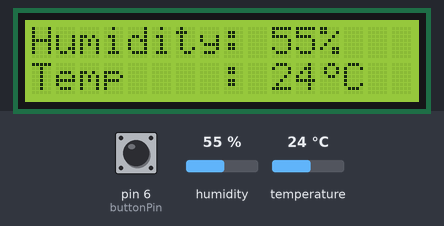
This sketch was run on a simulated Arduino Uno, built with avr-gcc and run on an emulated ATmega328P. Parts: 16×2 character LCD. The inputs (shaded band) are chosen by the test bench; at power-on: pin 6 (buttonPin) LOW, humidity 55 %, temperature 24 °C. What the sketch prints to the serial monitor is not drawn.

Above: at 10.3 s.
10.4 s: pin 6 (buttonPin) pulled HIGH for 1 s
At 12.4 s:
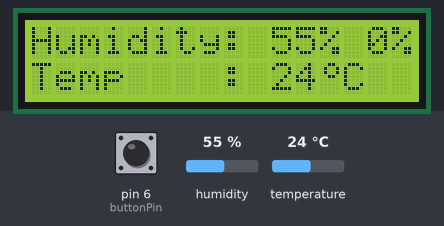
12.9 s: humidity set to 22 %
At 14.3 s:
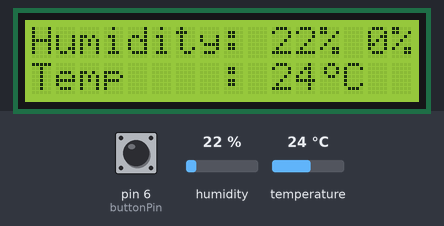
14.8 s: temperature set to 12 °C
At 16.2 s:
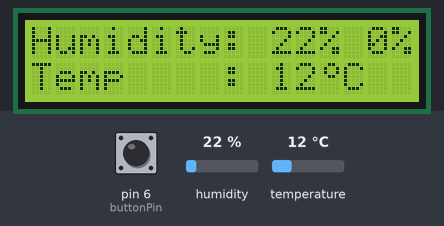
16.9 s: pin 6 (buttonPin) pulled HIGH for 0.25 s
At 18.3 s:
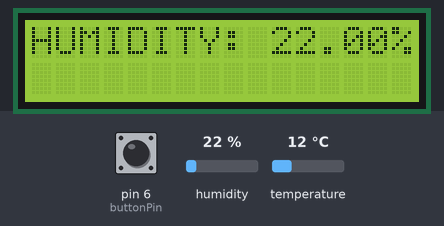
18.6 s: humidity set to 40 %
At 19.9 s:
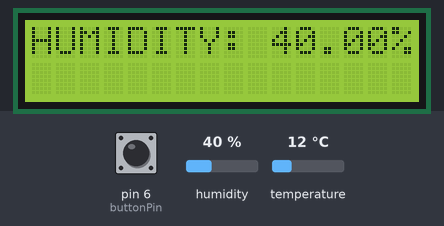
21.0 s: pin 6 (buttonPin) pulled HIGH for 0.25 s
At 21.9 s:
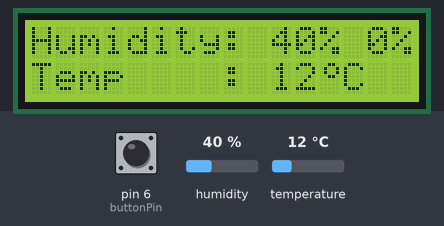

The sketch:

main.ino
```cpp
#include <DHT.h>
#include <LiquidCrystal_I2C.h>

#define DHTPIN 7      // Define the pin to which the DHT11 is connected
#define DHTTYPE DHT11  // DHT 11
DHT dht(DHTPIN, DHTTYPE);  // Initialize DHT sensor

LiquidCrystal_I2C lcd(0x27, 16, 2);

// Define the button pin
const int buttonPin = 6;

// Define state variable to track the current function
int currentState = 0;

// celcius icon
byte degreeC[8] = {
  B00110,
  B01001,
  B01001,
  B00110,
  B00000,
  B00000,
  B00000,
  B00000
};

void setup() {
  Serial.begin(9600);
  dht.begin();
  lcd.begin();
  lcd.createChar(1, degreeC);
  lcd.backlight();

//Welcome
  lcd.setCursor(4, 0);
    lcd.print("WELCOME!");
    lcd.setCursor(2, 1);
    //lcd.print("------------");
    //delay(2000);
    for (int i = 0; i < 16; i++) {
    lcd.setCursor(i, 1);
    lcd.print("-");
    delay(100);
  }
  delay(500);
  for (int i = 0; i < 16; i++) {
    lcd.setCursor(i, 1);
    lcd.write(byte(32));

    delay(100);
  }

//Team Robo Yogies
    lcd.clear();
    lcd.setCursor(4, 0);
    lcd.print("by team");
    lcd.setCursor(2, 1);
    lcd.print("Robo Yogies");
    delay(2000);
   // lcd.clear();
    //delay(50);

//Transition animation
  for (int i = 0; i < 16; i++) {
    lcd.setCursor(i, 0);
    lcd.write(byte(255));
    lcd.setCursor(i, 1);
    lcd.write(byte(255));
    delay(100);
  }
  for (int i = 0; i < 16; i++) {
    lcd.setCursor(i, 0);
    lcd.write(byte(32));
    lcd.setCursor(i, 1);
    lcd.write(byte(32));

    delay(100);
  }
  // Set up the button pin as INPUT
  pinMode(buttonPin, INPUT);
}


void loop()
{


  // Read the state of the button
  int buttonState = digitalRead(buttonPin);
  // Check button press and update state
  if (buttonState == HIGH) {
    delay(50); // Debounce delay
    currentState = (currentState + 1) % 3;// Cycle between 0, 1, and 2
  }

  // Execute the appropriate function based on the current state
  switch (currentState) {
    case 0:
      displayTempHum();
      break;
    case 1:
      displayTemp();
      break;
    case 2:
      displayHum();
      break;
  }
}


void displayTempHum() {

// Reading humidity and temperature values
  int hum = dht.readHumidity();
  int temp = dht.readTemperature();
  int t = temp;
  int h = hum;

  // Check if the readings are valid
  if (!isnan(hum) && !isnan(temp)) {
    // Display humidity and temperature on the LCD
    //lcd.clear();
    lcd.setCursor(0, 0);
    lcd.print("Humidity: ");
    lcd.print(hum);
    lcd.print("% ");

    lcd.setCursor(0, 1);
    lcd.print("Temp    : ");
    lcd.print(temp);
    lcd.write(1);
    lcd.print("C");

    // Print values to the Serial Monitor
    Serial.print("Humidity: ");
    Serial.print(hum);
    Serial.print("%, Temperature: ");
    Serial.print(temp);
    Serial.println("C");
     delay(200);

  }
        else {
        Serial.println("Failed to read from DHT11 sensor!");
        lcd.setCursor(5,1);
        lcd.print("sensor");
        lcd.setCursor(2,1);
        lcd.print("not detected");
        delay(10000);
       }
       if (hum =! h){
        lcd.clear();
        h = hum;
       }
       if (hum = 0){
        lcd.setCursor(5,1);
        lcd.print("sensor");
        lcd.setCursor(2,1);
        lcd.print("not detected");
        delay(10000);
       }
}


void displayTemp() {
  float temp = dht.readTemperature();
  float t=temp;
  lcd.setCursor(0, 0);
  lcd.print("TEMP  :");
  lcd.print(temp);
  lcd.write(1);
  lcd.print("C    ");
  lcd.setCursor(0, 1);
  lcd.print("                ");
  delay(10);

       if (temp =! t){
        lcd.clear();
        t = temp;
       }
}


void displayHum() {
  float hum = dht.readHumidity();
  float h=hum;
  lcd.setCursor(0, 0);
  lcd.print("HUMIDITY: ");
  lcd.print(hum);
  lcd.print("% ");
  lcd.setCursor(0, 1);
  lcd.print("                ");
  delay(10);

       if (hum =! h){
        lcd.clear();
        h = hum;
       }
}
```

Measured:
- after the input at 10.4 s, the display: first changes after 0.25 s (image 1 shows a later state)
- after the input at 12.9 s, the display: changes after 0.49 s (image 2)
- after the input at 14.8 s, the display: changes after 0.67 s (image 3)
- after the input at 16.9 s, the display: first changes after 0.22 s (image 4 shows a later state)
- after the input at 18.6 s, the display: changes after 0.98 s (image 5)
- after the input at 21.0 s, the display: changes after 0.11 s (image 6)
